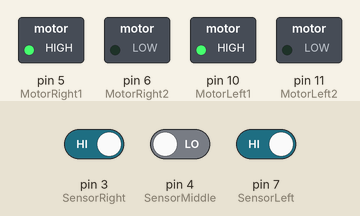
Simulated run of this sketch. Board: Arduino Uno, built with avr-gcc and run on an emulated ATmega328P. Parts: switched loads named in the sketch (green lamp = pin HIGH). Inputs (shaded band) come from the test bench; at power-on: pin 4 (SensorMiddle) LOW, pin 3 (SensorRight) HIGH, pin 7 (SensorLeft) HIGH.

Above: at 1.2 s.
1.3 s: pin 4 (SensorMiddle) driven HIGH
At 1.45 s:
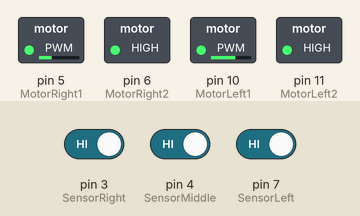
Timing chart, 0 to 1.4 s (numbered marks = the images above; inputs shaded):
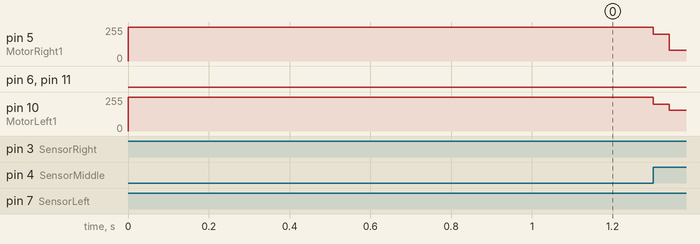

The sketch:

Looking_for_track.pde
```cpp
int MotorRight1=5;
int MotorRight2=6;
int MotorLeft1=10;
int MotorLeft2=11;
const int SensorLeft = 7;      //左感測器輸入腳
const int SensorMiddle= 4 ;    //中感測器輸入腳
const int SensorRight = 3;     //右感測器輸入腳
int SL;    //左感測器狀態
int SM;    //中感測器狀態
int SR;    //右感測器狀態

void setup()
{
  Serial.begin(9600);
  pinMode(MotorRight1, OUTPUT);  // 腳位 8 (PWM)
  pinMode(MotorRight2, OUTPUT);  // 腳位 9 (PWM)
  pinMode(MotorLeft1,  OUTPUT);  // 腳位 10 (PWM)
  pinMode(MotorLeft2,  OUTPUT);  // 腳位 11 (PWM)
  pinMode(SensorLeft, INPUT); //定義左感測器
  pinMode(SensorMiddle, INPUT);//定義中感測器
  pinMode(SensorRight, INPUT); //定義右感測器
}

void loop()
 {
 SL = digitalRead(SensorLeft);
 SM = digitalRead(SensorMiddle);
 SR = digitalRead(SensorRight);

       if (SM == HIGH)//中感測器在黑色區域
       {
          if (SL == LOW & SR == HIGH) // 左黑右白, 向左轉彎
          {
             digitalWrite(MotorRight1,LOW);
             digitalWrite(MotorRight2,HIGH);
             analogWrite(MotorLeft1,0);
             analogWrite(MotorLeft2,80);
          }
          else if (SR == LOW & SL == HIGH) //左白右黑, 向右轉彎
          {
             analogWrite(MotorRight1,0);//右轉
             analogWrite(MotorRight2,80);
             digitalWrite(MotorLeft1,LOW);
             digitalWrite(MotorLeft2,HIGH);
          }
         else  // 兩側均為白色, 直進
          {
             digitalWrite(MotorRight1,LOW);
             digitalWrite(MotorRight2,HIGH);
             digitalWrite(MotorLeft1,LOW);
             digitalWrite(MotorLeft2,HIGH);
             analogWrite(MotorLeft1,200);
             analogWrite(MotorLeft2,200);
             analogWrite(MotorRight1,200);
             analogWrite(MotorRight2,200);
         }
       }
       else // 中感測器在白色區域
      {
         if (SL == LOW & SR == HIGH)// 左黑右白, 快速左轉
        {
            digitalWrite(MotorRight1,LOW);
            digitalWrite(MotorRight2,HIGH);
            digitalWrite(MotorLeft1,LOW);
            digitalWrite(MotorLeft2,LOW);
        }
         else if (SR == LOW & SL == HIGH) // 左白右黑, 快速右轉
        {
           digitalWrite(MotorRight1,LOW);
           digitalWrite(MotorRight2,LOW);
           digitalWrite(MotorLeft1,LOW);
           digitalWrite(MotorLeft2,HIGH);
        }
         else // 都是白色, 停止
        {
        digitalWrite(MotorRight1,HIGH);
        digitalWrite(MotorRight2,LOW);
        digitalWrite(MotorLeft1,HIGH);
        digitalWrite(MotorLeft2,LOW);;
        }}}
```
